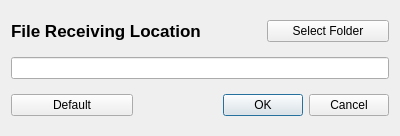
<?xml version="1.0" encoding="UTF-8"?>
<ui version="4.0">
 <class>settingsWindow</class>
 <widget class="QDialog" name="settingsWindow">
  <property name="geometry">
   <rect>
    <x>0</x>
    <y>0</y>
    <width>400</width>
    <height>136</height>
   </rect>
  </property>
  <property name="windowTitle">
   <string>Dialog</string>
  </property>
  <layout class="QGridLayout" name="gridLayout">
   <item row="2" column="0">
    <widget class="QPushButton" name="defaultButton">
     <property name="text">
      <string>Default</string>
     </property>
    </widget>
   </item>
   <item row="0" column="0" colspan="2">
    <widget class="QLabel" name="Title">
     <property name="font">
      <font>
       <pointsize>13</pointsize>
       <bold>true</bold>
      </font>
     </property>
     <property name="text">
      <string>File Receiving Location</string>
     </property>
    </widget>
   </item>
   <item row="0" column="2">
    <widget class="QPushButton" name="folderButton">
     <property name="text">
      <string>Select Folder</string>
     </property>
    </widget>
   </item>
   <item row="1" column="0" colspan="3">
    <widget class="QLineEdit" name="dirPath"/>
   </item>
   <item row="2" column="1" colspan="2">
    <widget class="QDialogButtonBox" name="buttonBox">
     <property name="orientation">
      <enum>Qt::Orientation::Horizontal</enum>
     </property>
     <property name="standardButtons">
      <set>QDialogButtonBox::StandardButton::Cancel|QDialogButtonBox::StandardButton::Ok</set>
     </property>
    </widget>
   </item>
  </layout>
 </widget>
 <resources/>
 <connections>
  <connection>
   <sender>buttonBox</sender>
   <signal>accepted()</signal>
   <receiver>settingsWindow</receiver>
   <slot>accept()</slot>
   <hints>
    <hint type="sourcelabel">
     <x>248</x>
     <y>254</y>
    </hint>
    <hint type="destinationlabel">
     <x>157</x>
     <y>274</y>
    </hint>
   </hints>
  </connection>
  <connection>
   <sender>buttonBox</sender>
   <signal>rejected()</signal>
   <receiver>settingsWindow</receiver>
   <slot>reject()</slot>
   <hints>
    <hint type="sourcelabel">
     <x>316</x>
     <y>260</y>
    </hint>
    <hint type="destinationlabel">
     <x>286</x>
     <y>274</y>
    </hint>
   </hints>
  </connection>
 </connections>
</ui>
